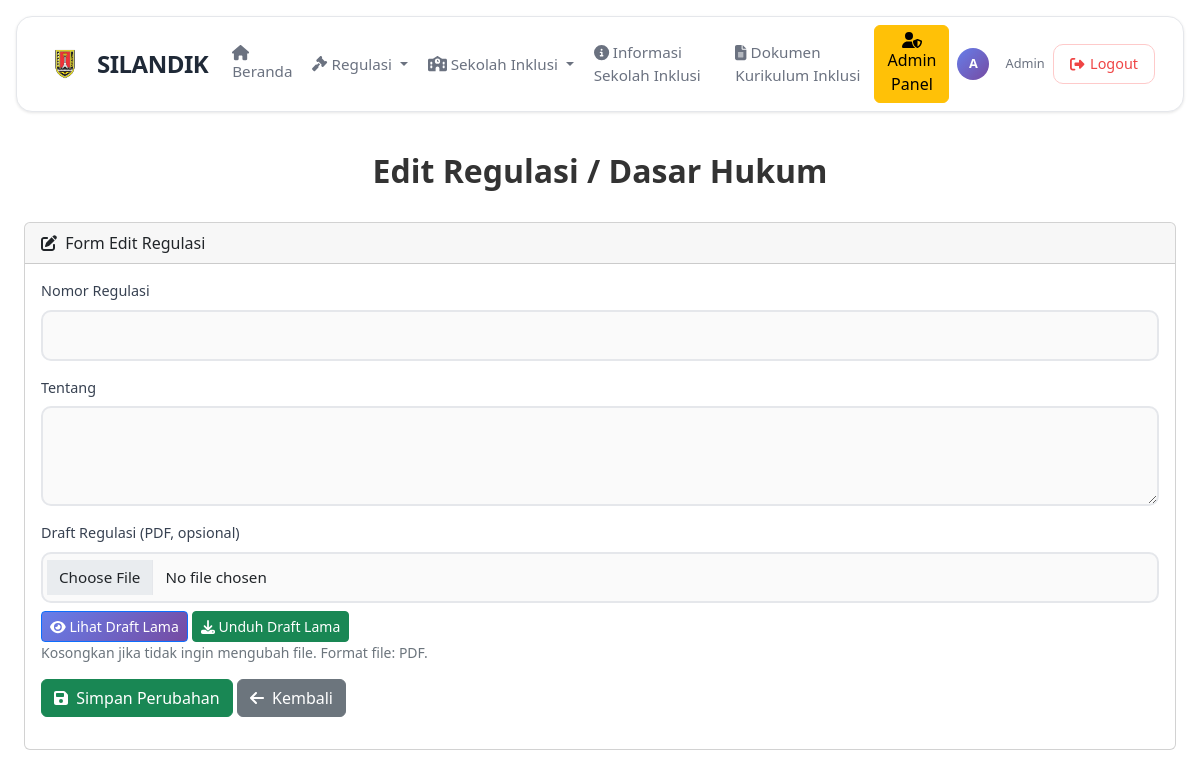
Page /regulasi/edit_dasar_hukum.php?id=1 (signed in) on the earlier database version.
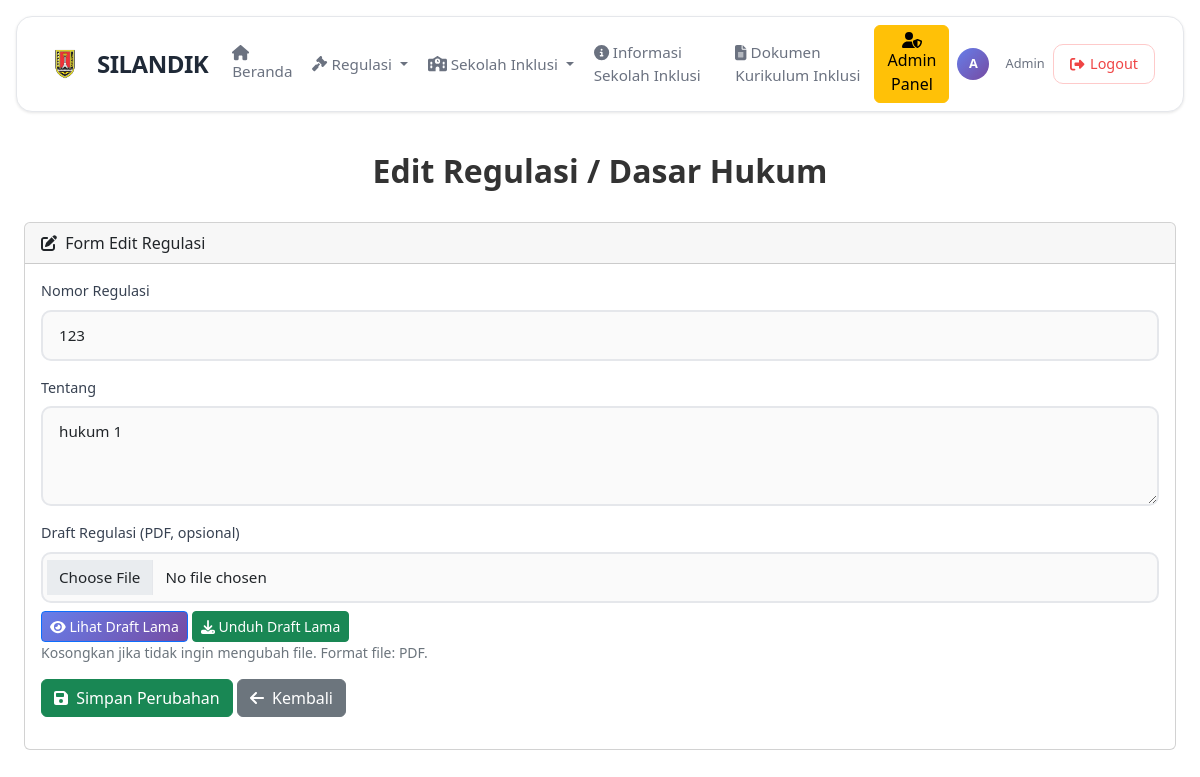
Same page on the later database version.
### tables this page shows
CREATE TABLE `dasar_hukum` (
  `id` int(11) NOT NULL,
  `nomor_regulasi` varchar(255) NOT NULL,
  `tentang` text NOT NULL,
  `draft_hukum` varchar(255) DEFAULT NULL
);

### regulasi/edit_dasar_hukum.php (the view, shortened to what this page needs)
<?php
include '../partials/head.php';
include '../koneksi.php';
$id = isset($_GET['id']) ? (int)$_GET['id'] : 0;
$q = mysqli_query($conn, "SELECT * FROM dasar_hukum WHERE id = $id");
$data = mysqli_fetch_assoc($q);
?>
<body>
    <?php include '../sidebar.php'; ?>
    <div id="layoutSidenav">
        <div id="layoutSidenav_content">
            <main>
                <div class="container-fluid px-4">
                    <h1 class="mt-4">Edit Regulasi / Dasar Hukum</h1>
                    <div class="card mb-4">
                        <div class="card-header">
                            <i class="fas fa-edit me-1"></i> Form Edit Regulasi
                        </div>
                        <div class="card-body">
                            <form method="POST" enctype="multipart/form-data">
                                <div class="mb-3">
                                    <label class="form-label">Nomor Regulasi</label>
                                    <input type="text" name="nomor_regulasi" class="form-control" value="<?= htmlspecialchars($data['nomor_regulasi']) ?>" required>
                                </div>
                                <div class="mb-3">
                                    <label class="form-label">Tentang</label>
                                    <textarea name="tentang" class="form-control" rows="3" required><?= htmlspecialchars($data['tentang']) ?></textarea>
                                </div>
                                <div class="mb-3">
                                    <label class="form-label">Draft Regulasi (PDF, opsional)</label>
                                    <input type="file" name="draft_hukum" class="form-control" accept="application/pdf">
                                    <?php if ($data['draft_hukum']): ?>
                                        <div class="mt-2">
                                            <a href="../pdfs/<?= htmlspecialchars($data['draft_hukum']) ?>" target="_blank" class="btn btn-sm btn-primary">
                                                <i class="fas fa-eye"></i> Lihat Draft Lama
                                            </a>
                                            <a href="../pdfs/<?= htmlspecialchars($data['draft_hukum']) ?>" download class="btn btn-sm btn-success">
                                                <i class="fas fa-download"></i> Unduh Draft Lama
                                            </a>
                                        </div>
                                    <?php endif; ?>
                                    <small class="text-muted d-block">Kosongkan jika tidak ingin mengubah file. Format file: PDF.</small>
                                </div>
                                <button type="submit" class="btn btn-success"><i class="fas fa-save me-1"></i> Simpan Perubahan</button>
                                <a href="dasar_hukum.php" class="btn btn-secondary"><i class="fas fa-arrow-left me-1"></i> Kembali</a>
                            </form>
                        </div>
                    </div>
                </div>
            </main>
        </div>
    </div>
</body>
</html>

Differences in the rows shown:
now on this page (row edited): dasar_hukum: nomor_regulasi "123", tentang "hukum 1"
